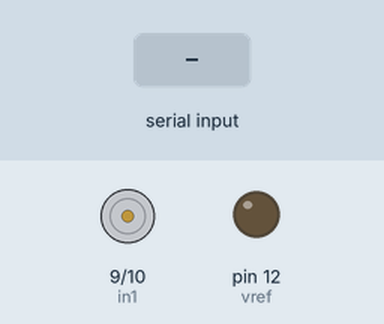
Recording of a sketch running on a simulated Arduino Uno, built with avr-gcc and run on an emulated ATmega328P. Parts: motor-driver pin pairs drawn as motors (green arrow = first pin HIGH = forward, orange = second pin HIGH = backward, longer = more drive), output pins drawn as LEDs (lit = HIGH). The test bench sets the inputs (shaded band). Pins used as bus, display or sensor lines are not drawn.

Above: at 1.2 s.
1.3 s: "1" received over Serial
At 3.5 s:
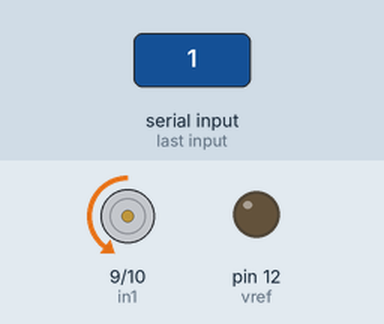
3.8 s: "2" received over Serial
At 5.5 s:
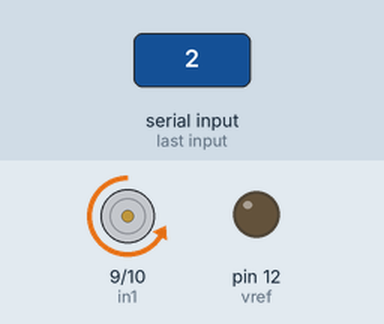
Timing chart, 0 to 7.0 s (numbered marks = the images above; inputs shaded):
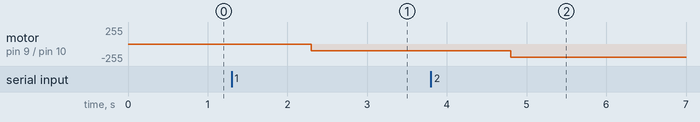

Measured:
- after the input at 1.3 s, motor on pin 9 (in1) / pin 10 (in2): stopped → backward 100/255 after 1.0 s
- after the input at 3.8 s, motor on pin 9 (in1) / pin 10 (in2): backward 100/255 → backward 200/255 after 1.0 s

The sketch:

simple_motor_control.ino
```cpp
#define in1 9
#define in2 10
#define nsleep 11
#define vref 12

double cmd = 0.0;

void setup() {
pinMode(in1, OUTPUT);
pinMode(in2,OUTPUT);
pinMode(nsleep,OUTPUT);
pinMode(vref, OUTPUT);

digitalWrite(nsleep, HIGH);
analogWrite(vref, 10);
digitalWrite(in1,LOW);
Serial.begin(115200);

}

void loop() {
if(Serial.available())
{
  cmd = Serial.readString().toDouble();
}


analogWrite(in2,cmd*100);


}
```
